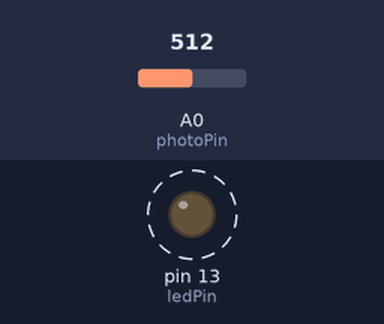
A sketch run on a simulated Arduino Uno, built with avr-gcc and run on an emulated ATmega328P. Shown: output pins drawn as LEDs (lit = HIGH). Dashed ring = blinking. Inputs (shaded band) come from the test bench; at power-on: A0 (photoPin) = 512.

Above: at 1.2 s.
1.3 s: A0 (photoPin) set to 105
4.3 s: A0 (photoPin) set to 92
At 5.12 s:
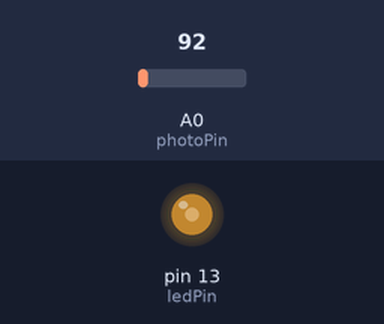
7.3 s: A0 (photoPin) set to 129
10.3 s: A0 (photoPin) set to 148
13.3 s: A0 (photoPin) set to 0
At 14.7 s:
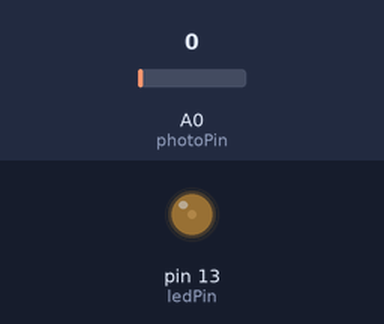
Timing chart, 0 to 15.8 s (numbered marks = the images above; inputs shaded):
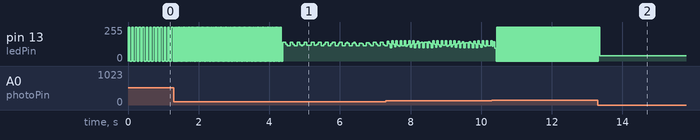

Measured:
- after the input at 1.3 s, pin 13 (ledPin): alternates 255/255 for 0.01 s and 0/255 for 0.01 s, starting at once
- by itself, pin 13 (ledPin): alternates 255/255 for 0.05 s and 0/255 for 0.05 s

The sketch:

ex3-4.ino
```cpp
// Example 3-4. Arduino photoresistor sketch

// photoresistor.ino - blink faster in dark, slower in the light
// (c) BotBook.com - Karvinen, Karvinen, Valtokari

int photoPin=A0;
int ledPin=13;
int x=-1;  // 0..1023

void setup() {
  pinMode(ledPin, OUTPUT);
}

void loop() {
  x=analogRead(photoPin);
  digitalWrite(ledPin, HIGH);
  delay(x/10);  //
  digitalWrite(ledPin, LOW);
  delay(x/10);
}
```
